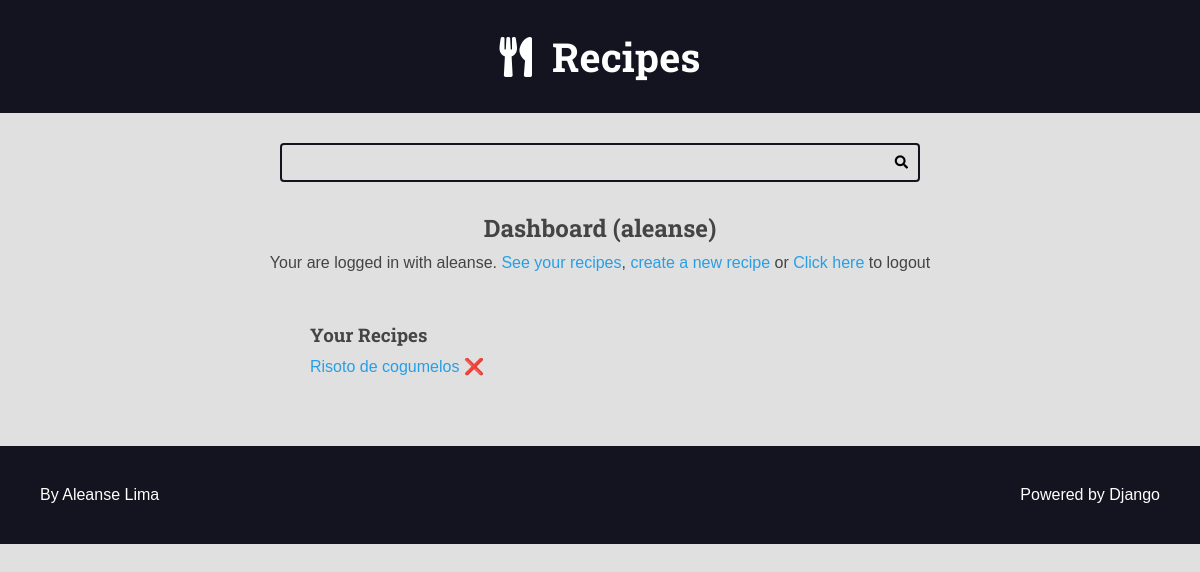
Page /authors/dashboard/ (signed in) on the earlier database version.
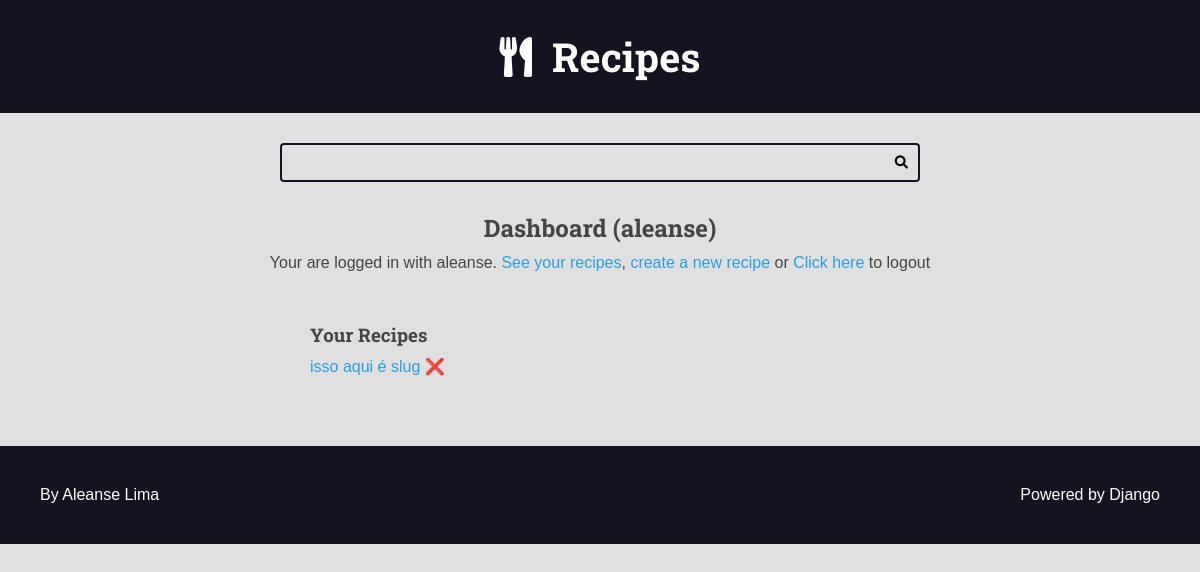
Same page on the later database version.
### recipes/models.py (models this page shows, shortened)
class Recipe(models.Model):
    title = models.CharField(max_length=30)
    description = models.TextField(max_length=30)
    slug = models.SlugField(unique=True)
    preparation_time = models.IntegerField()
    preparation_time_unit = models.CharField(max_length=30)
    servings = models.IntegerField()
    servings_unit = models.CharField(max_length=30)
    preparation_steps = models.TextField()
    preparation_steps_is_html = models.BooleanField(default=False)
    created_at = models.DateTimeField(auto_now_add=True)
    updated_at = models.DateTimeField(auto_now=True)
    is_published = models.BooleanField(default=False)
    cover = models.ImageField(upload_to='recipes/covers/%Y/%m/%d/', blank=True, default='')
    category = models.ForeignKey(Category, on_delete=models.SET_NULL, null=True,blank=True,default=None)
    author = models.ForeignKey(User, on_delete=models.SET_NULL, null=True)

### authors/views/all.py (the view)
# urls.py: path('dashboard/', views.dashboard, name='dashboard'),
@login_required(login_url='authors:login', redirect_field_name='next')
def dashboard(request):
    recipes = Recipe.objects.filter(is_published=False, author=request.user)
    return render(request, 'authors/pages/dashboard.html', context={'recipes': recipes, })

### authors/templates/authors/pages/dashboard.html (shortened to what this page needs)
{% extends 'global/base.html' %}
{% block content %}
  <div class="main-content center container">
    <h2>Dashboard ({{ user }})</h2>
    {% include 'authors/partials/login_messages.html' %}
    <div class="authors-dashboard-container">
      <h3>Your Recipes</h3>
      <ul>
        {% for recipe in recipes %}
          <li>
            <a href="{% url 'authors:dashboard_recipe_edit' recipe.id %}">{{ recipe.title }}</a>
            <form class="inline-form form-delete" action="{% url 'authors:dashboard_delete_recipe' %}" method='POST' >
              <button class="plaintext-button" type="submit">❌</button>
            </form>
          </li>
        {% empty %}
          <li>
            <p>You do no recipes,please create one.</p>
          </li>
        {% endfor %}
      </ul>
    </div>
  </div>
{% endblock content %}

Differences in the rows shown:
no longer on this page (row edited): Recipe: title "Risoto de cogumelos"
added Recipe: title "isso aqui é slug"
